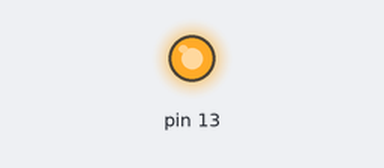
Bench run of a sketch on a simulated Arduino Uno, built with avr-gcc and run on an emulated ATmega328P. On the bench: output pins drawn as LEDs (lit = HIGH).

Above: at 0.1 s.
At 19.6 s:
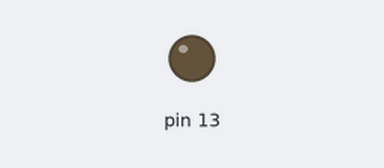
Timing chart, 0 to 40.0 s (numbered marks = the images above):
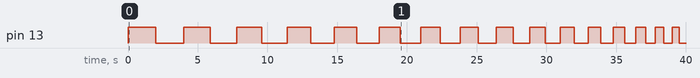

The sketch:

sketch_sep29a.ino
```cpp
int wait=2000;

void setup() {
  // put your setup code here, to run once:
  pinMode(13,OUTPUT);
}

void loop() {
  // put your main code here, to run repeatedly:
  digitalWrite(13,HIGH);
  delay(wait);
  digitalWrite(13,LOW);
  delay(wait);
  if(wait>100){
    wait=wait-100;
  }

}
```

Measured:
- by itself, pin 13: LOW → HIGH at 0.00 s, → LOW 2.0 s later, → HIGH 2.0 s later, → LOW 1.9 s later, … (32 changes in this stretch)
